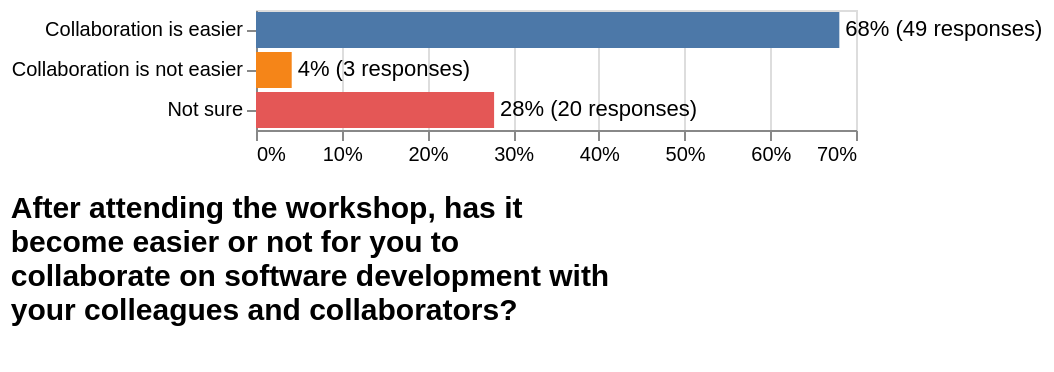

Here is the notebook cell this chart was saved with:
### Code cell
question = "After attending the workshop, has it become easier or not for you to collaborate on software development with your colleagues and collaborators?"
order = ["Collaboration is easier", "Collaboration is not easier", "Not sure"]

plot(data, question, order, "collaboration.png")

### Figure 1 — Vega-Lite specification as saved in the notebook (floating-point values rounded to 4 significant figures)
{"config": {"view": {"continuousWidth": 300, "continuousHeight": 300}, "title": {"anchor": "start", "fontSize": 15, "offset": 15, "orient": "bottom", "subtitleColor": "gray", "subtitleFontSize": 15}}, "layer": [{"mark": {"type": "bar"}, "encoding": {"color": {"field": "options", "legend": null, "type": "nominal"}, "x": {"axis": {"format": ".0%", "title": null}, "field": "percentage", "type": "quantitative"}, "y": {"axis": {"labels": true, "title": null}, "field": "options", "sort": ["Collaboration is easier", "Collaboration is not easier", "Not sure"], "type": "nominal"}}, "title": {"text": ["After attending the workshop, has it", "become easier or not for you to", "collaborate on software development with", "your colleagues and collaborators?"], "subtitle": []}}, {"mark": {"type": "text", "align": "left", "baseline": "middle", "dx": 3}, "encoding": {"text": {"field": "formatted", "type": "nominal"}, "x": {"field": "percentage", "type": "quantitative"}, "y": {"field": "options", "sort": ["Collaboration is easier", "Collaboration is not easier", "Not sure"], "type": "nominal"}}}], "data": {"name": "data-424e4135e096f0e27be95c7f811557b4"}, "$schema": "https://vega.github.io/schema/vega-lite/v5.20.1.json", "datasets": {"data-424e4135e096f0e27be95c7f811557b4": [{"options": "Collaboration is easier", "counts": 49, "percentage": 0.6806, "formatted": "68% (49 responses)"}, {"options": "Not sure", "counts": 20, "percentage": 0.2778, "formatted": "28% (20 responses)"}, {"options": "Collaboration is not easier", "counts": 3, "percentage": 0.04167, "formatted": "4% (3 responses)"}]}}
